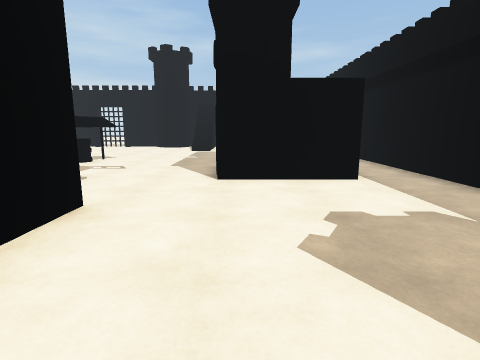
View 1 (above)

17 first-person views from a walk through a 3-D level made in the Unity game engine. The camera is 1.4 m above the floor, tilts 10° down and sees 80° across. The floor is counted in squares, 1 m on a side. Each view is taken from the middle of a square. On the plan, view 1 faces up. The plan holds only what a view shows up to about 14 squares ahead; the rest is blank. The place goes on beyond the plan. The player is left out.

View 2
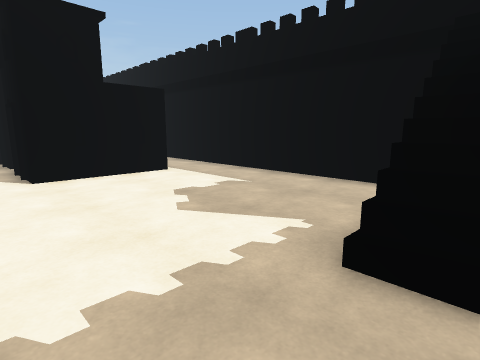

View 3
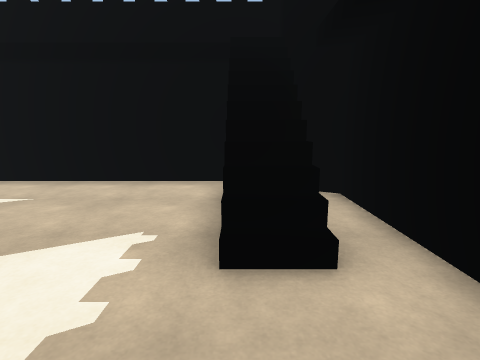

View 4
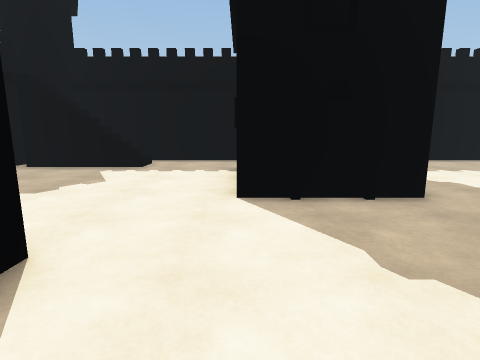

View 5
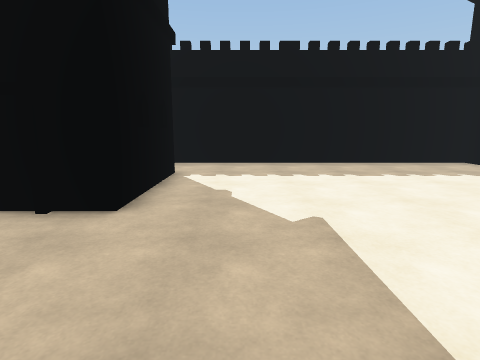

View 6
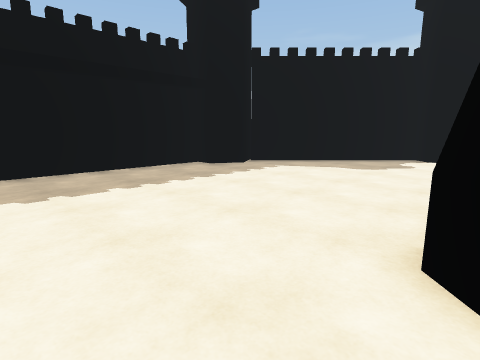

View 7
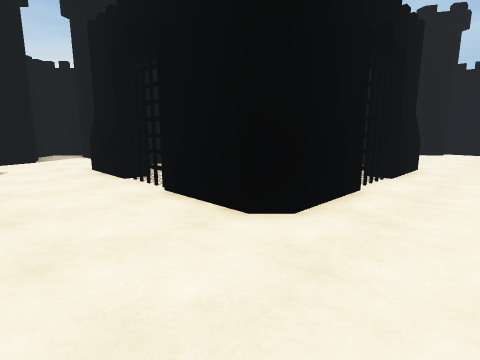

View 8
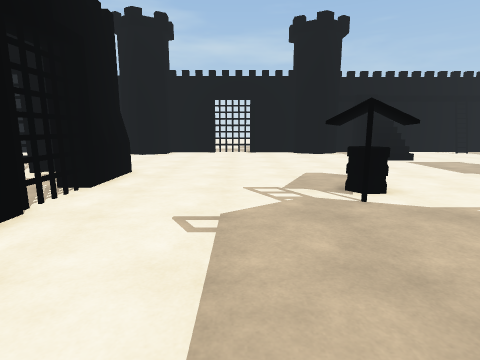

View 9
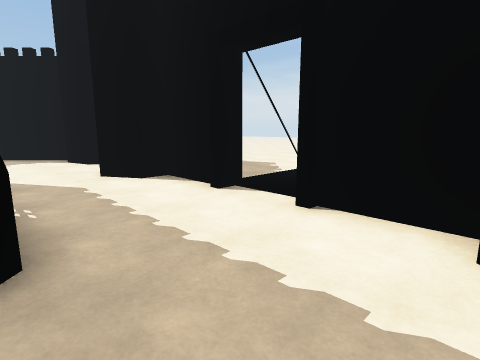

View 10
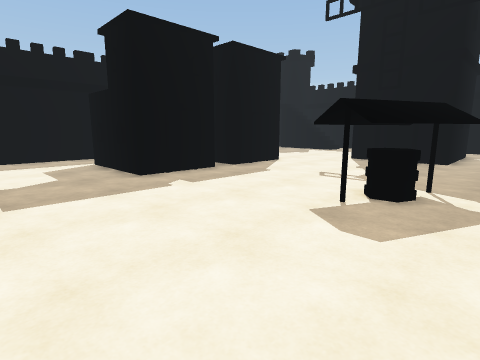

View 11
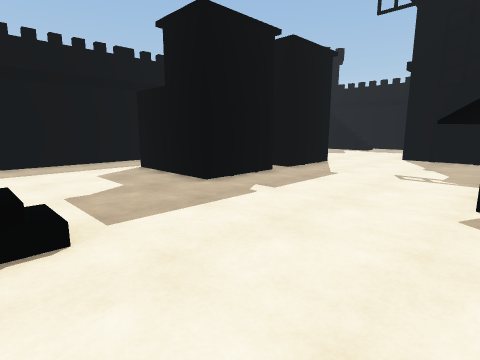

View 12
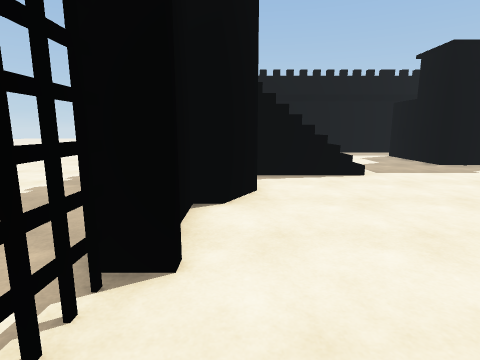

View 13
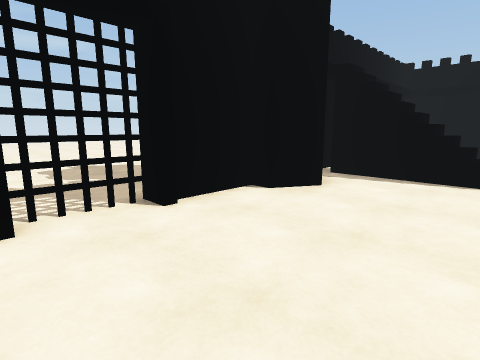

View 14
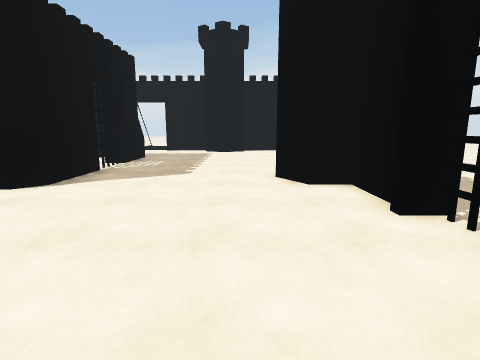

View 15
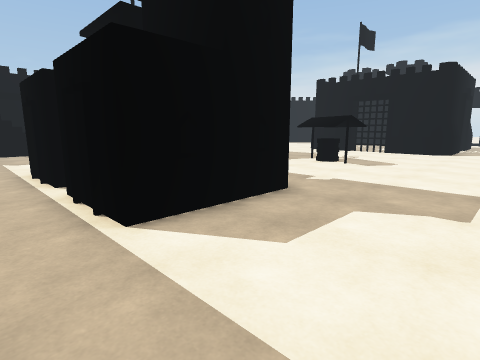

View 16
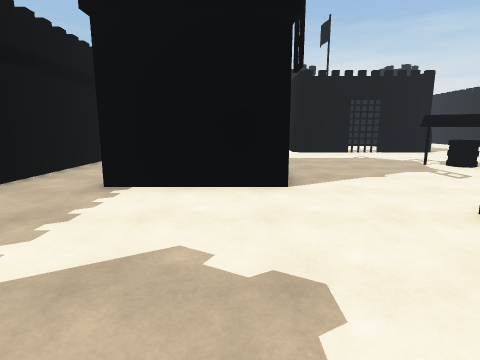

View 17
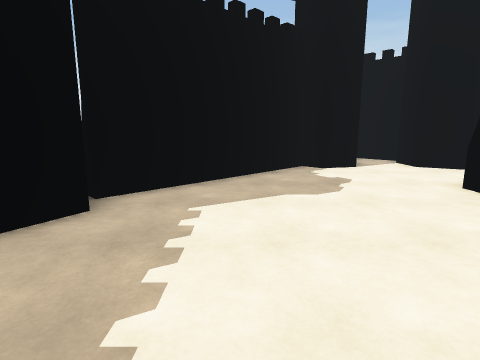

### Floor plan
Key: @ floor where view 1 was taken; # wall or solid block; . main floor; : floor 0.25 m higher than the main floor; + floor 1.25 m higher than the main floor; * floor 1.75 m higher than the main floor; % floor 2.75 m higher than the main floor; / step, stairs or slope; = window, fence, low wall or low ledge; T thing the floor can be seen under or through; H house; W tower; B building.
Columns run from 30 left of view 1 to 6 right of it. Each row starts with its distance up from view 1.
 28                    .... ...
 27                 .  ........
 26                 .. .....
 25                  ......
 24                 ##TTTT##   ##
 23                WW.......WW.#
 22          ..... W...........#
 21          ..................##       #
 20          ..................#=...    #
 19      .. ............................#
 18     .... ...........................#
 17     ................................#
 16    /....B###B###B...................#
 15   ......   ### ##............#####..#
 14  #//....        #......TT....#   #..#
 13 ...#....       ##.....TTT....#   #..#
 12 .. #....        B.....TT.....#   #..#
 11    WW...        B............HHHHH..#
 10     WW..#       #............H H H..#
  9  ##WW...#       #............H H H..#
  8  #......####### B............HHHHH..#
  7    W................................#
  6     W...............................#
  5     W..................#####........#
  4    W##.................#   #........#
  3      ##................#   #........#
  2       ##...............#   #........#
  1        ##..............#   #........#
  0         ##.............. .....@:+*% #
 -1          #WW...................=###WW
 -2            W#######################W
 -3            W                       W

Where each view was taken, in squares from view 1:
view 1: 0 up, 0 right, facing up
view 2: 1 down, 2 left, facing up-right
view 3: 0 up, 2 left, facing right
view 4: 11 up, 3 left, facing down
view 5: 10 up, 9 left, facing down
view 6: 8 up, 11 left, facing down-left
view 7: 4 up, 11 left, facing up-left
view 8: 6 up, 10 left, facing up
view 9: 19 up, 22 left, facing down-left
view 10: 19 up, 9 left, facing down-right
view 11: 20 up, 7 left, facing down-right
view 12: 23 up, 12 left, facing right
view 13: 19 up, 12 left, facing up-right
view 14: 21 up, 7 left, facing left
view 15: 19 up, 5 right, facing down-left
view 16: 4 up, 4 right, facing left
view 17: 2 up, 15 left, facing left
